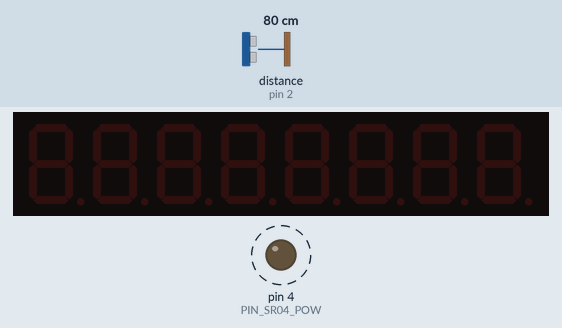
The program below on a simulated Arduino Nano, built with avr-gcc and run on an emulated ATmega328P. Parts: 8-digit seven-segment display, output pins drawn as LEDs (lit = HIGH). Wiring (inferred from the names in the program): ultrasonic range finder: trigger pin 3; echo pin 2; MAX7219 LED driver: data pin 11; clock pin 12; CS pin 10. Dashed ring = blinking. The test bench sets the inputs (shaded band); at power-on: distance to the obstacle (sensor on pin 2) 80 cm. The echo pulse lasts 58.3 µs per cm; EEPROM starts erased; pins used as bus, display or sensor lines are not drawn; what the program prints to the serial monitor is not drawn.

Above: at 1.4 s.
1.5 s: distance to the obstacle (sensor on pin 2) set to 56 cm
4.8 s: distance to the obstacle (sensor on pin 2) set to 45 cm
At 5.9 s:
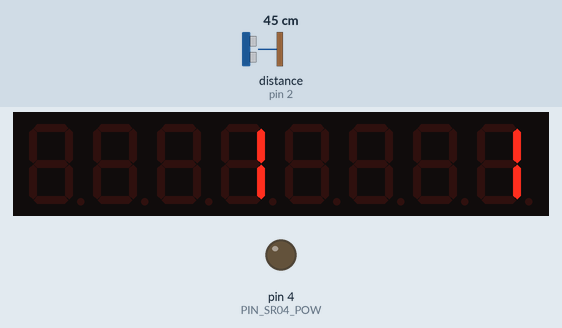
At 6.81 s:
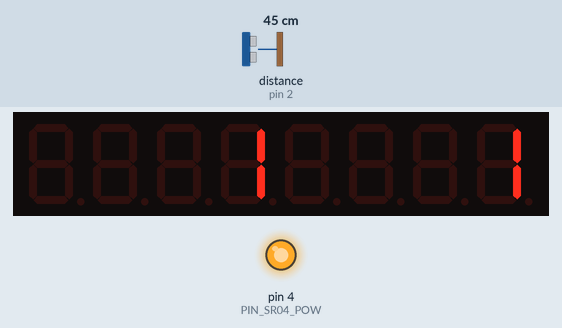
8.1 s: distance to the obstacle (sensor on pin 2) set to 60 cm
At 9.0 s:
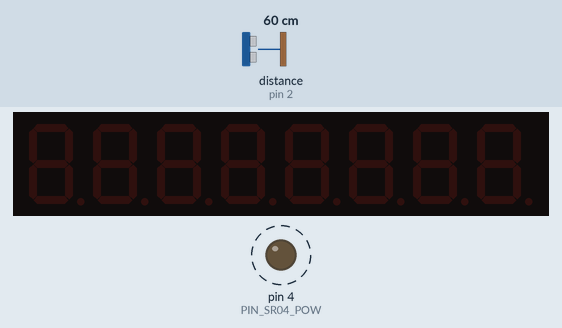
Timing chart, 0 to 17.3 s (numbered marks = the images above; inputs shaded):
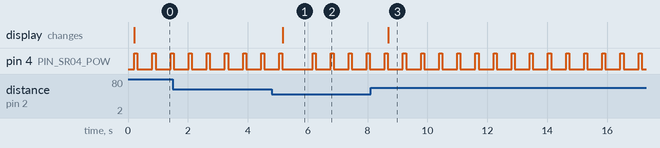

Measured:
- the behaviour switches between 51 and 50 cm on distance to the obstacle (sensor on pin 2) (found by bisection; images 0 and 1)
- after the input at 4.8 s, the display: changes after 0.36 s (image 1)
- after the input at 8.1 s, the display: changes after 0.58 s (image 3)
- by itself, pin 4 (PIN_SR04_POW): alternates HIGH for 0.10 s and LOW for 0.50 s

The program:

main.cpp
```cpp
#include <Arduino.h>
#include <EEPROM.h>
#include <LowPower.h>
#include "main.h"

uint32_t sr04_pulse = 0;
uint32_t sr04_dist = 0;

bool     object_present = false;
uint16_t object_count = 0;
uint16_t object_total_count = 0;

uint32_t slept_time_ms = 0;
uint32_t reset_after = 51000000; // 24 hours

void setup()
{
	Serial.begin(SERIAL_BAUD);
	while (!Serial)
		;

	EEPROM_INIT;

	object_total_count = EEPROM_GET;
	Serial.print(F("Total count is "));
	Serial.println(object_total_count);

	SR04_INIT;
	DISPLAY_INIT;
	DISPLAY_OFF;
}

uint16_t getDistance() {
	SR04_POWER_ON;
	SR04_TRIG;
	sr04_pulse = SR04_DIST;
	SR04_POWER_OFF;
	return sr04_pulse * 0.034 / 2;
}

uint16_t displayNumber(uint8_t addr, uint16_t a) {
	a = a % 10000;
	uint8_t blank = 0xf;
	uint16_t d = a ;
	if (a > 999) {
		a = a % 1000;
		d = (d - a) / 1000;
		DISPLAY_SHIFT(addr--, d);
		blank = 0;
		d = a;
	} else {
		DISPLAY_SHIFT(addr--, blank);
	}

	if (a > 99) {
		a = a % 100;
		d = (d - a) / 100;
		DISPLAY_SHIFT(addr--, d);
		blank = 0;
		d = a;
	} else {
		DISPLAY_SHIFT(addr--, blank);
	}

	if (a > 9) {
		a = a % 10;
		d = (d - a) / 10;
		DISPLAY_SHIFT(addr--, d);
		blank = 0;
		d = a;
	} else {
		DISPLAY_SHIFT(addr--, blank);
	}

	if (a > 0) {
		DISPLAY_SHIFT(addr--, a);
	} else {
		DISPLAY_SHIFT(addr--, blank);
	}
}

void displayNumbers(uint16_t a, uint16_t b) {
	displayNumber(0x4, b);
	displayNumber(0x8, a);
}

void loop()
{
	// reset every 24 hours
	uint32_t ms = millis() + slept_time_ms;
	if (ms > reset_after) {
		Serial.print(F("resetting..."));
		SELF_RESET;
	}

	uint16_t dist = getDistance();
	#ifdef DEBUG
	Serial.println(dist);
	delay(1);
	#endif

	if (dist < SR04_THRESHOLD) {
		if (!object_present) {
			//Serial.println(F("obj in sight"));
			object_present = true;
			object_count++;
			object_total_count++;
			// show number
			DISPLAY_ON;
			EEPROM_SET(object_total_count);
			#ifdef DEBUG
			displayNumbers(object_count, dist);
			#else
			displayNumbers(object_count, object_total_count);
			#endif

			slept_time_ms += 500;
			LowPower.powerDown(SLEEP_500MS, ADC_OFF, BOD_OFF);
		}
	} else {
		if (object_present) {
			object_present = false;
			//Serial.println(F("obj left"));

			DISPLAY_OFF;
		}
	}

	slept_time_ms += 500;
	LowPower.powerDown(SLEEP_500MS, ADC_OFF, BOD_OFF);

}
```

main.h
```cpp
#ifndef SERIAL_BAUD
#define SERIAL_BAUD 115200
#endif

// #define DEBUG

#ifdef DEBUG
#define PIN_SR04_POW_LED 13
#endif

#define PIN_SR04_POW 4
#define PIN_SR04_TRIG 3
#define PIN_SR04_ECHO 2
#define SR04_THRESHOLD 50

#ifdef PIN_SR04_POW_LED
#define POW_LED_INIT pinMode(PIN_SR04_POW_LED, OUTPUT)
#define POW_LED_ON digitalWrite(PIN_SR04_POW_LED, HIGH)
#define POW_LED_OFF digitalWrite(PIN_SR04_POW_LED, LOW)
#else
#define POW_LED_INIT
#define POW_LED_ON
#define POW_LED_OFF
#endif

#define SR04_INIT                   \
    pinMode(PIN_SR04_POW, OUTPUT);  \
    POW_LED_INIT;                   \
    pinMode(PIN_SR04_TRIG, OUTPUT); \
    pinMode(PIN_SR04_ECHO, INPUT);

#define SR04_POWER_ON                 \
    pinMode(PIN_SR04_POW, OUTPUT);    \
    digitalWrite(PIN_SR04_POW, HIGH); \
    POW_LED_ON;                       \
    delay(100);

#define SR04_POWER_OFF               \
    digitalWrite(PIN_SR04_POW, LOW); \
    pinMode(PIN_SR04_POW, INPUT);    \
    POW_LED_OFF;                     \
    delay(1);

#define SR04_TRIG                      \
    digitalWrite(PIN_SR04_TRIG, LOW);  \
    delayMicroseconds(2);              \
    digitalWrite(PIN_SR04_TRIG, HIGH); \
    delayMicroseconds(10);             \
    digitalWrite(PIN_SR04_TRIG, LOW);

#define SR04_DIST \
    pulseIn(PIN_SR04_ECHO, HIGH) - 10;

#define PIN_DISPLAY_CS 10
#define PIN_DISPLAY_CLK 12
#define PIN_DISPLAY_DATA 11
#define DISPLAY_BRIGHTNESS 0x02 // 0x00 .. 0x0f

#define DISPLAY_SHIFT(addr, data)                                \
    digitalWrite(PIN_DISPLAY_CS, LOW);                           \
    shiftOut(PIN_DISPLAY_DATA, PIN_DISPLAY_CLK, MSBFIRST, addr); \
    shiftOut(PIN_DISPLAY_DATA, PIN_DISPLAY_CLK, MSBFIRST, data); \
    digitalWrite(PIN_DISPLAY_CS, HIGH);

// 0x0f, 0x00 display test register - test mode off */ \
// 0x0c  shutdown register  */ \
//      0x00 - shutdown
//      0x01 - normal operation
// 0x0b, 0x07 scan limit register - display digits 0 thru 7*/ \
// 0x0a, 0x0f intensity register - max brightness */ \
// 0x09, 0xff decode mode register - CodeB decode all digits */

#define DISPLAY_INIT                     \
    pinMode(PIN_DISPLAY_DATA, OUTPUT);   \
    pinMode(PIN_DISPLAY_CS, OUTPUT);     \
    pinMode(PIN_DISPLAY_CLK, OUTPUT);    \
    digitalWrite(PIN_DISPLAY_CLK, HIGH); \
    delay(200);                          \
    DISPLAY_SHIFT(0x0f, 0x00);           \
    DISPLAY_SHIFT(0x09, 0xff);           \
    DISPLAY_SHIFT(0x0b, 0x07);           \
    DISPLAY_SHIFT(0x0a, DISPLAY_BRIGHTNESS);

#define DISPLAY_ON \
    DISPLAY_SHIFT(0x0c, 0x01);

#define DISPLAY_OFF \
    DISPLAY_SHIFT(0x0c, 0x00);

#define EEPROM_RESET_VALUE 0
#define EEPROM_RESET_FLAG_ADDR 0x00
#define EEPROM_RESET_FLAG_VAL 0xAB
#define EEPROM_TOTAL_ADDR 0x01

#define EEPROM_GET \
    EEPROM.read(EEPROM_TOTAL_ADDR + 0) + (EEPROM.read(EEPROM_TOTAL_ADDR + 1) << 8);

#define EEPROM_SET(value)                              \
    EEPROM.write(EEPROM_TOTAL_ADDR + 0, value & 0xff); \
    EEPROM.write(EEPROM_TOTAL_ADDR + 1, (value >> 8) & 0xff);

#define EEPROM_RESET \
    EEPROM_SET(EEPROM_RESET_VALUE)

#define EEPROM_INIT                                                   \
    if (EEPROM.read(EEPROM_RESET_FLAG_ADDR) != EEPROM_RESET_FLAG_VAL) \
    {                                                                 \
        EEPROM_RESET;                                                 \
        EEPROM.write(EEPROM_RESET_FLAG_ADDR, EEPROM_RESET_FLAG_VAL);  \
    }

#define PIN_SELF_RESET 5

#define SELF_RESET                   \
    pinMode(PIN_SELF_RESET, OUTPUT); \
    digitalWrite(PIN_SELF_RESET, HIGH);
```
